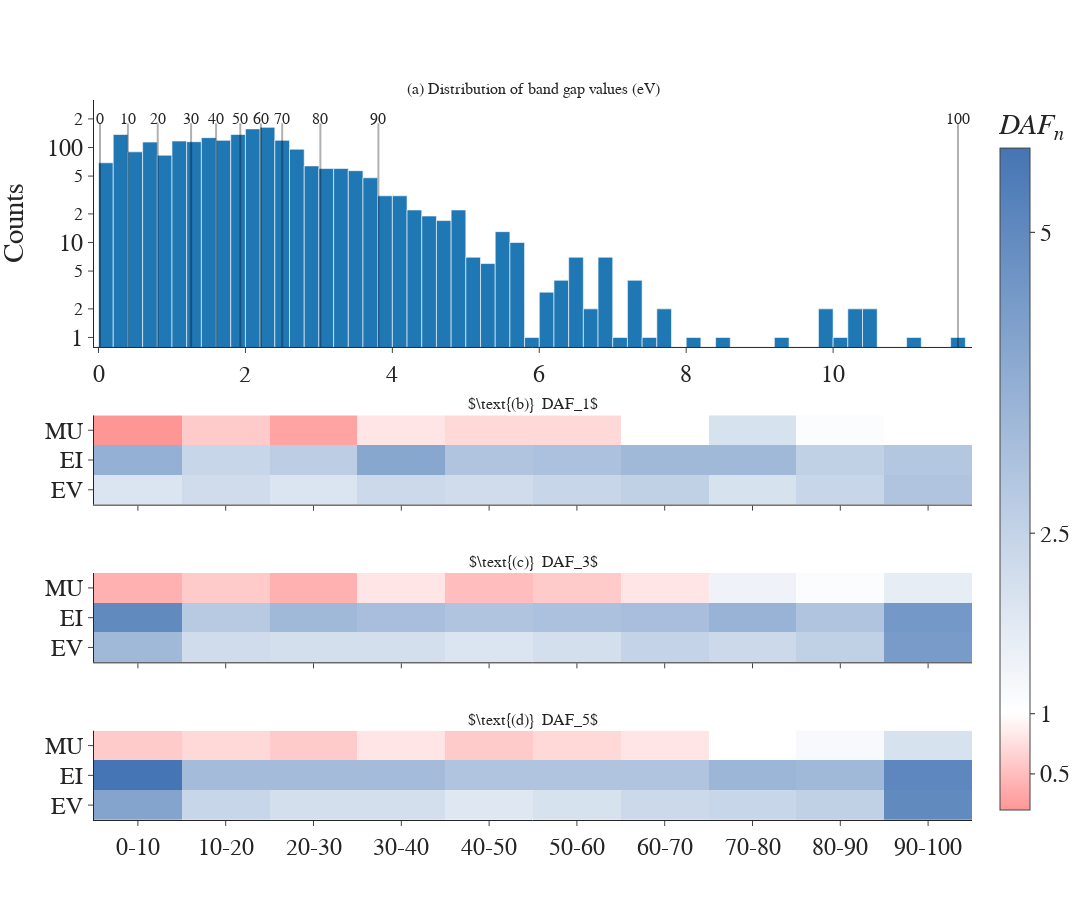

This figure's notebook cell:
### Code cell
# initialize figure
fig = make_subplots(
    rows=5, cols=1,
    specs=[[{'rowspan':2}],
          [None],
          [{}], [{}], [{}]],
    shared_xaxes=True,
    vertical_spacing=0.095,
    print_grid=True,
    subplot_titles=['(a) Distribution of band gap values (eV)', r'$\text{(b)}  DAF_1$', r'$\text{(c)}  DAF_3$', r'$\text{(d)}  DAF_5$']
)

# caculate decile lines for dataset distribution (a)
for q in np.arange(0,1, 0.1):
    
    q_min = q
    q_max = q+0.1
    
    q1_val = df[sl_config['output']].quantile(q_min)
    q2_val = df[sl_config['output']].quantile(q_max)
    # print(q_min, '----', q_max, ': ', q1_val, q2_val)

    fig.add_shape(type='line',
                    yref="y",
                    xref="x",
                    x0=q1_val,
                    y0=0,
                    x1=q1_val,
                    y1=180,
                    line=dict(color='black', width=2))  
    
    fig.add_annotation(x=q1_val, y=2.3,
            text=round(q_min*100),
            showarrow=False,
            font=dict(size=16))
    
    if q_max == 1:
    
        fig.add_shape(type='line',
                        yref="y",
                        xref="x",
                        x0=q2_val,
                        y0=0,
                        x1=q2_val,
                        y1=180,
                        line=dict(color='black', width=2))  

        fig.add_annotation(x=q2_val, y=2.3,
                text=round(q_max*100),
                showarrow=False,
                font=dict(size=16))
    
# histogram of dataset
fig.add_trace(go.Histogram(x=[x for x in df[sl_config['output']]], nbinsx=100), row=1, col=1)

    
# DAF heatmaps
fig.add_trace(go.Heatmap(z=DAF1, x=tr1, y=af1, hoverongaps = False, coloraxis = "coloraxis"), row=3, col=1)
fig.add_trace(go.Heatmap(z=DAF3, x=tr3, y=af3, hoverongaps = False, coloraxis = "coloraxis"), row=4, col=1)
fig.add_trace(go.Heatmap(z=DAF5, x=tr5, y=af5, hoverongaps = False, coloraxis = "coloraxis"), row=5, col=1)

# calculate a custom colorscalce where the midpoint = white, low=red, high=blue
color_vals = np.array([DAF1+DAF3+DAF5])
c_min = color_vals.min()
c_max = color_vals.max()

midpoint_color = ((1-c_min)/(c_max-c_min))

custom_balance_r= [
    [0.0, 'rgb(255, 150, 150)'],
    [midpoint_color, 'rgb(255,255,255)'],
    [1, 'rgb(69,117,180)']]

fig.update_layout(coloraxis = {'colorscale':custom_balance_r, 'colorbar':{'tickvals':[0,0.5,1,2.5,5], 'title':'<i>DAF<sub>n</sub></i>'}})
fig.update_layout(xaxis_showticklabels=True)

fig.update_layout(coloraxis_colorbar=dict(
#     lenmode="pixels", 
    len=1,
))

fig.update_yaxes(title_text='Counts', type="log", range=[-0.1,2.5], row=1, col=1)
fig.update_layout(font=dict(family="Barlow Semi Condensed", size=24), width=1200, height=900,  showlegend=False)

fig.write_image("static/fig3-DAF-matbench_expt_gap.png", scale=2)
fig.show()

### Figure 1 — Plotly figure (JSON) as saved in the notebook; plotly's stock layout.template omitted (floating-point values rounded to 4 significant figures; data arrays with more than 128 entries replaced by an {"elided": "..."} marker saying what was removed)
{"data": [{"nbinsx": 100, "type": "histogram", "x": {"elided": "2154 float values"}, "xaxis": "x", "yaxis": "y"}, {"coloraxis": "coloraxis", "hoverongaps": false, "type": "heatmap", "x": ["0-10", "10-20", "20-30", "30-40", "40-50", "50-60", "60-70", "70-80", "80-90", "90-100"], "xaxis": "x2", "y": ["EV", "EI", "MU"], "yaxis": "y2", "z": [[1.9, 2.2, 1.9, 2.3, 2.2, 2.4, 2.6, 2, 2.4, 3], [3.7, 2.4, 2.7, 4, 3, 3.1, 3.4, 3.4, 2.6, 2.9], [0.2, 0.6, 0.3, 0.8, 0.7, 0.7, 1, 2, 1.1, 1]]}, {"coloraxis": "coloraxis", "hoverongaps": false, "type": "heatmap", "x": ["0-10", "10-20", "20-30", "30-40", "40-50", "50-60", "60-70", "70-80", "80-90", "90-100"], "xaxis": "x3", "y": ["EV", "EI", "MU"], "yaxis": "y3", "z": [[3.4, 2.2, 2.1, 2.1, 1.9, 2.1, 2.5, 2.3, 2.6, 4.4], [5, 2.8, 3.4, 3.2, 3, 3.1, 3.2, 3.6, 3, 4.5], [0.4, 0.6, 0.4, 0.8, 0.5, 0.6, 0.8, 1.4, 1.1, 1.6]]}, {"coloraxis": "coloraxis", "hoverongaps": false, "type": "heatmap", "x": ["0-10", "10-20", "20-30", "30-40", "40-50", "50-60", "60-70", "70-80", "80-90", "90-100"], "xaxis": "x4", "y": ["EV", "EI", "MU"], "yaxis": "y4", "z": [[4.1, 2.4, 2.1, 2.1, 1.8, 2, 2.3, 2.4, 2.6, 5], [5.7, 3.3, 3.3, 3.3, 3, 3, 3, 3.5, 3.4, 5.1], [0.6, 0.7, 0.6, 0.8, 0.6, 0.7, 0.8, 1, 1.2, 2]]}], "layout": {"annotations": [{"font": {"size": 16}, "showarrow": false, "text": "(a) Distribution of band gap values (eV)", "x": 0.5, "xanchor": "center", "xref": "paper", "y": 1, "yanchor": "bottom", "yref": "paper"}, {"font": {"size": 16}, "showarrow": false, "text": "$\\text{(b)}  DAF_1$", "x": 0.5, "xanchor": "center", "xref": "paper", "y": 0.562, "yanchor": "bottom", "yref": "paper"}, {"font": {"size": 16}, "showarrow": false, "text": "$\\text{(c)}  DAF_3$", "x": 0.5, "xanchor": "center", "xref": "paper", "y": 0.343, "yanchor": "bottom", "yref": "paper"}, {"font": {"size": 16}, "showarrow": false, "text": "$\\text{(d)}  DAF_5$", "x": 0.5, "xanchor": "center", "xref": "paper", "y": 0.124, "yanchor": "bottom", "yref": "paper"}, {"font": {"size": 16}, "showarrow": false, "text": "0", "x": 0.02, "y": 2.3}, {"font": {"size": 16}, "showarrow": false, "text": "10", "x": 0.4, "y": 2.3}, {"font": {"size": 16}, "showarrow": false, "text": "20", "x": 0.806, "y": 2.3}, {"font": {"size": 16}, "showarrow": false, "text": "30", "x": 1.26, "y": 2.3}, {"font": {"size": 16}, "showarrow": false, "text": "40", "x": 1.6, "y": 2.3}, {"font": {"size": 16}, "showarrow": false, "text": "50", "x": 1.93, "y": 2.3}, {"font": {"size": 16}, "showarrow": false, "text": "60", "x": 2.21, "y": 2.3}, {"font": {"size": 16}, "showarrow": false, "text": "70", "x": 2.5, "y": 2.3}, {"font": {"size": 16}, "showarrow": false, "text": "80", "x": 3.02, "y": 2.3}, {"font": {"size": 16}, "showarrow": false, "text": "90", "x": 3.81, "y": 2.3}, {"font": {"size": 16}, "showarrow": false, "text": "100", "x": 11.7, "y": 2.3}], "coloraxis": {"colorbar": {"len": 1, "tickvals": [0, 0.5, 1, 2.5, 5], "title": {"text": "<i>DAF<sub>n</sub></i>"}}, "colorscale": [[0, "rgb(255, 150, 150)"], [0.1455, "rgb(255,255,255)"], [1, "rgb(69,117,180)"]]}, "font": {"family": "Barlow Semi Condensed", "size": 24}, "height": 900, "shapes": [{"line": {"color": "black", "width": 2}, "type": "line", "x0": 0.02, "x1": 0.02, "xref": "x", "y0": 0, "y1": 180, "yref": "y"}, {"line": {"color": "black", "width": 2}, "type": "line", "x0": 0.4, "x1": 0.4, "xref": "x", "y0": 0, "y1": 180, "yref": "y"}, {"line": {"color": "black", "width": 2}, "type": "line", "x0": 0.806, "x1": 0.806, "xref": "x", "y0": 0, "y1": 180, "yref": "y"}, {"line": {"color": "black", "width": 2}, "type": "line", "x0": 1.26, "x1": 1.26, "xref": "x", "y0": 0, "y1": 180, "yref": "y"}, {"line": {"color": "black", "width": 2}, "type": "line", "x0": 1.6, "x1": 1.6, "xref": "x", "y0": 0, "y1": 180, "yref": "y"}, {"line": {"color": "black", "width": 2}, "type": "line", "x0": 1.93, "x1": 1.93, "xref": "x", "y0": 0, "y1": 180, "yref": "y"}, {"line": {"color": "black", "width": 2}, "type": "line", "x0": 2.21, "x1": 2.21, "xref": "x", "y0": 0, "y1": 180, "yref": "y"}, {"line": {"color": "black", "width": 2}, "type": "line", "x0": 2.5, "x1": 2.5, "xref": "x", "y0": 0, "y1": 180, "yref": "y"}, {"line": {"color": "black", "width": 2}, "type": "line", "x0": 3.02, "x1": 3.02, "xref": "x", "y0": 0, "y1": 180, "yref": "y"}, {"line": {"color": "black", "width": 2}, "type": "line", "x0": 3.81, "x1": 3.81, "xref": "x", "y0": 0, "y1": 180, "yref": "y"}, {"line": {"color": "black", "width": 2}, "type": "line", "x0": 11.7, "x1": 11.7, "xref": "x", "y0": 0, "y1": 180, "yref": "y"}], "showlegend": false, "width": 1200, "xaxis": {"anchor": "y", "domain": [0, 1], "matches": "x4", "showticklabels": true}, "xaxis2": {"anchor": "y2", "domain": [0, 1], "matches": "x4", "showticklabels": false}, "xaxis3": {"anchor": "y3", "domain": [0, 1], "matches": "x4", "showticklabels": false}, "xaxis4": {"anchor": "y4", "domain": [0, 1]}, "yaxis": {"anchor": "x", "domain": [0.657, 1], "range": [-0.1, 2.5], "title": {"text": "Counts"}, "type": "log"}, "yaxis2": {"anchor": "x2", "domain": [0.438, 0.562]}, "yaxis3": {"anchor": "x3", "domain": [0.219, 0.343]}, "yaxis4": {"anchor": "x4", "domain": [0, 0.124]}}}
